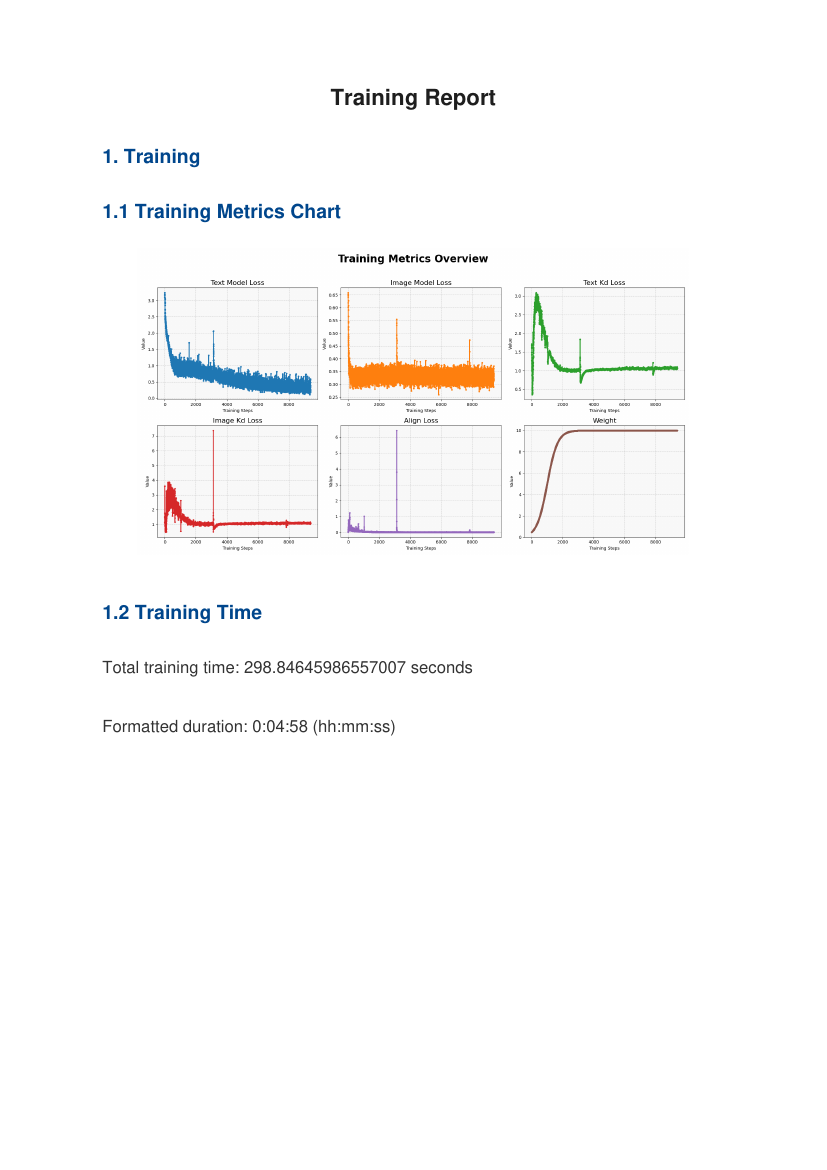

Recreate this plot in Python.
import os
import json
import glob
import matplotlib.pyplot as plt
from generator.helpers.pdf import PDF
from datetime import timedelta

BASE_DIR = os.path.dirname(__file__)
METRICS_DIR = os.path.join(BASE_DIR, 'metrics')
IMAGES_DIR = os.path.join(BASE_DIR, 'images')

pdf = PDF()
pdf.set_auto_page_break(auto=True, margin=15)


pdf.add_page()
pdf.add_section_title("1. Training")

training_metrics_path = os.path.join(METRICS_DIR, 'training_metrics.json')
with open(training_metrics_path, 'r') as f:
    metrics = json.load(f)

fig, axes = plt.subplots(2, 3, figsize=(18, 10))
fig.suptitle('Training Metrics Overview', fontsize=24, fontweight='bold')
axes = axes.flatten()
for idx, (key, values) in enumerate(metrics.items()):
    axes[idx].plot(values, color=f'C{idx}', marker='o', markersize=3, linewidth=2)
    axes[idx].set_title(key.replace('_', ' ').title(), fontsize=16)
    axes[idx].set_xlabel('Training Steps')
    axes[idx].set_ylabel('Value')
    axes[idx].grid(True, linestyle='--', alpha=0.7)
    axes[idx].set_facecolor('#f9f9f9')
plt.tight_layout(rect=[0, 0, 1, 0.96])
plot_path = os.path.join(BASE_DIR, 'images/training_metrics.png')
plt.savefig(plot_path)
plt.close()

pdf.add_section_title("1.1 Training Metrics Chart")
pdf.add_image(plot_path)

time_path = os.path.join(METRICS_DIR, 'time')
with open(time_path, 'r') as f:
    training_time = f.read()

pdf.add_section_title("1.2 Training Time")
pdf.add_text(f"Total training time: {training_time} seconds")

try:
    seconds = int(float(training_time))
    readable_time = str(timedelta(seconds=seconds))
    pdf.add_text(f"Formatted duration: {readable_time} (hh:mm:ss)")
except ValueError:
    pdf.add_text("Unable to parse training time.")


pdf.add_page()
sections = {
    'generated_image_from_text': "Images Generated from Text",
    'interpolation': "Interpolation"
}
pdf.add_section_title("2. Generated Images")

subsection_count = 0
for prefix, section_title in sections.items():
    image_files = sorted(glob.glob(os.path.join(IMAGES_DIR, f"{prefix}*.png")))
    if image_files:
        if subsection_count == 2:
            pdf.add_page()
            subsection_count = 0
        pdf.add_section_title(section_title)
        for img_path in image_files:
            pdf.add_image(img_path, w=150)
        subsection_count += 1


pdf.add_page()
pdf.add_section_title("3. Evaluation Results")
eval_files = glob.glob(os.path.join(METRICS_DIR, "eval*.json"))
for eval_file in sorted(eval_files):
    with open(eval_file, 'r') as f:
        eval_data = json.load(f)
    eval_name = os.path.basename(eval_file).replace(".json", "")
    pdf.add_section_title(f"Results: {eval_name}")
    pdf.add_table(eval_data)


output_path = os.path.join(BASE_DIR, 'report.pdf')
pdf.output(output_path)
print(f"Report generated: {output_path}")